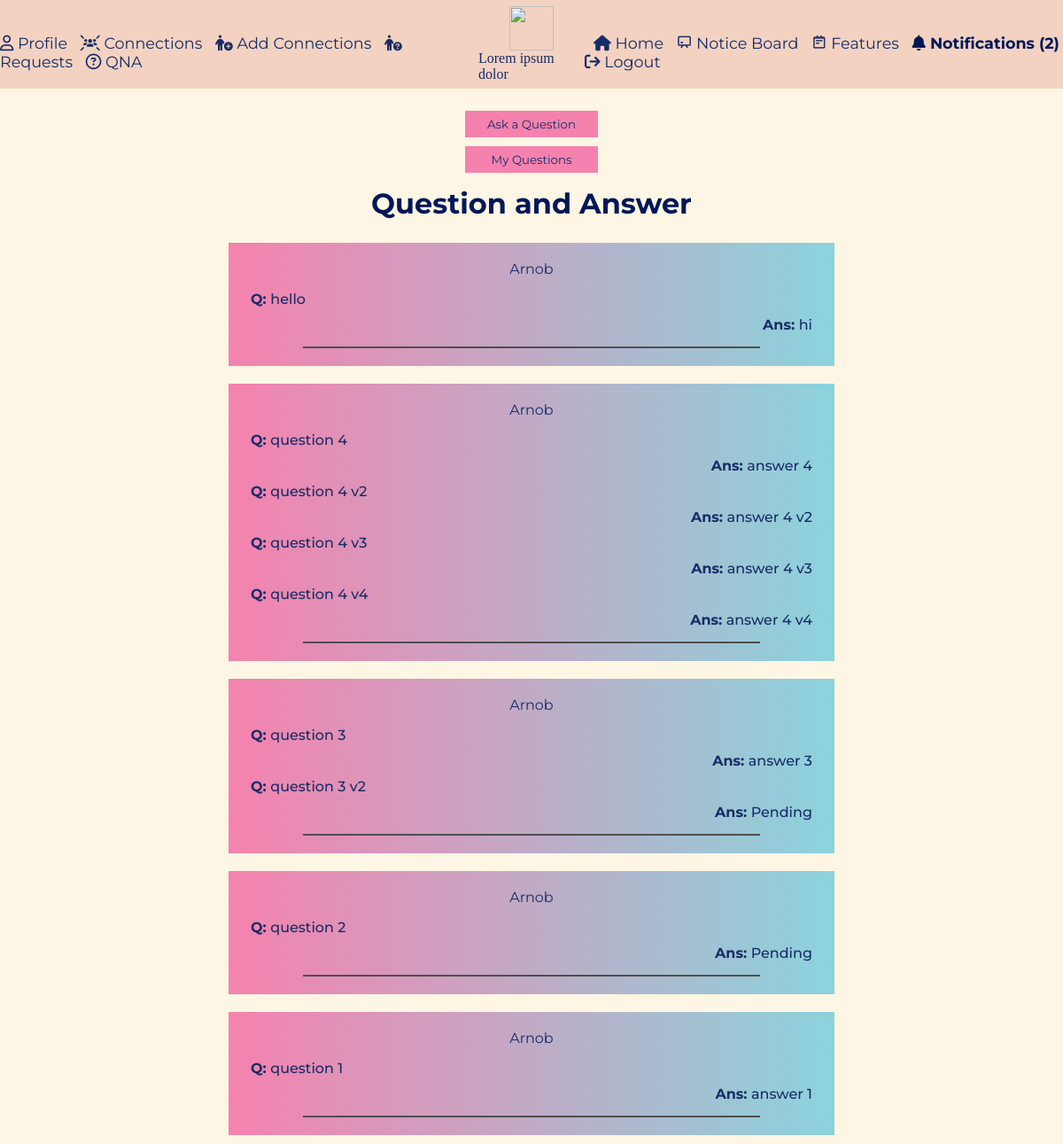
The app's page /qna/all (signed in) with its own data.
### models/qna.py (models this page shows, shortened)
class QNA(db.Model):
    id = db.Column(db.Integer, primary_key=True)
    questions = db.Column(db.PickleType)
    answers = db.Column(db.PickleType)
    picture_path = db.Column(db.PickleType)
    audio_path = db.Column(db.PickleType)
    student_username = db.Column(db.String)
    status = db.Column(db.String)
    @staticmethod
    def all_questions():
        if current_user.job.lower() == "teacher":
            all_questions = (QNA.query.with_entities(QNA.questions, QNA.answers, QNA.id, QNA.student_username)
                             .filter_by(status="Pending").all())
        else:
            all_questions = QNA.query.with_entities(QNA.questions, QNA.answers, QNA.id, QNA.student_username).all()
        sorted_all_questions = []
        for questions in all_questions:
            qna = dict(zip_longest(questions[0], questions[1], fillvalue="Pending"))
            sorted_all_questions.append([qna, questions[2], questions[3]])
        sorted_all_questions.reverse()
        return sorted_all_questions

### resources/qna.py (the view, shortened to what this page needs)
class Question(Resource):
    @login_required
    def get(self, variable):
        if variable.lower() == "all":
            all_questions = QNA.all_questions()
            return make_response(render_template("qna.html", all_questions=all_questions,
                                                 notify=Notifications.pending()))
        elif variable.lower() == "new_question":
            return make_response(render_template("ask_question.html", notify=Notifications.pending()))
        elif variable.lower() == "my_questions":
            my_questions = QNA.my_questions()
            return make_response(render_template("qna.html", all_questions=my_questions,
                                                 notify=Notifications.pending()))
        else:
            flash("Error happened. Please try again")
            return make_response(render_template("message.html"))

### app.py (called while the page is built)
@login_manager.user_loader
def user_loader(user_id):
    return Users.query.get(int(user_id))

### models/notifications.py (called while the page is built)
    @staticmethod
    def pending():
        if current_user.is_authenticated:
            notifications = Notifications.query.filter_by(receiver=current_user.username, status="pending").count()
            return notifications
        else:
            return None

### templates/qna.html (shortened to what this page needs)
{% extends "base.html" %}
    {% block style %}
        <link rel="stylesheet" type="text/css" href="{{ url_for('static', filename='styles/qna.css') }}">
    {% endblock %}
{% block content %}
<body>
    <div class="content">
        <div class="container">
            {% if current_user.is_authenticated %}
                {% if current_user.job.lower() == 'student' %}
                    <a href="{{url_for('question', variable='new_question')}}"> <button id="button"> Ask a Question </button></a>
                    <a href="{{url_for('question', variable='my_questions')}}"> <button id="button"> My Questions </button></a>
                {% endif %}
                <h1> Question and Answer </h1>
                {% for item in all_questions %}
                    <a href="{{url_for('answer', question_id=item[1] )}}">
                        <div class="card">
                            <div id="name"> {{ item[2].capitalize() }} </div>
                            {% for question, answer in item[0].items() %}
                                <div class="question">
                                    <b>Q: </b> {{question}}
                                </div>
                                <div class="answer">
                                    <b>Ans: </b> {{answer}}
                                </div>
                            {% endfor %}
                            <hr>
                        </div>
                    </a>
                {% endfor %}
            {% endif %}
        </div>
    </div>
</body>
{% endblock %}

### static/styles/base.css (style rules this page uses)
* { font-family: "montserrat", sans-serif; margin: 0; padding: 0; box-sizing: border-box; color: var(--text-color); }
:root { --bg-color: #fef6e4; --text-color: #172c66; --highligh-color: #001858; --container-color: #8bd3dd; --secondary-color: #f582ae; --navbar-color: #f3d2c1; --notification-color: red; }
body { background-color: var(--bg-color); }
#button { width: 100%; max-width: 150px; height: 30px; background-color: var(--secondary-color); border: none; border-radius: 1%; padding: 0 10px 0 10px; margin: 10px; transition: font-weight 0.2s ease-in-out; }

### static/styles/qna.css (style rules this page uses)
* { font-family: "montserrat", sans-serif; margin: 0; padding: 0; box-sizing: border-box; color: var(--text-color); }
:root { --bg-color: #fef6e4; --text-color: #172c66; --highlight-color: #001858; --container-color: #8bd3dd; --secondary-color: #f582ae; --navbar-color: #f3d2c1; }
.content { display: flex; justify-content: center; width: 100%; }
.container { display: flex; flex-direction: column; justify-content: center; align-items: center; width: 60%; margin-top: 20px; }
.card { display: flex; flex-direction: column; justify-content: center; align-items: center; width: 95%; padding: 20px; margin: 10px 0 10px 0; text-align: center; background: var(--secondary-color); background: linear-gradient(to right, var(--secondary-color), var(--container-color)); }
.question { width: 100%; padding: 5px; font-weight: 500; text-align: left; }
.answer { width: 100%; padding: 5px; font-weight: 500; text-align: right; }
.container h1 { color: var(--highlight-color); margin: 10px 0 15px; }
.container a { width: 100%; display: flex; justify-content: center; text-decoration: none; }
.card hr { background-color: #4f4f4f; width: 80%; height: 2px; border: none; border-radius: 5%; margin-top: 10px; }
.card #name { margin-bottom: 10px; }
#button { width: 100%; height: 30px; background-color: var(--secondary-color); border: none; border-radius: 1%; padding: 0 10px 0 10px; margin: 5px; transition: font-weight 0.2s ease-in-out; }

### records on screen
QNA: student_username "Arnob", 0 "hello", 0 "hi"
QNA: student_username "Arnob", 0 "question 4" "question 4 v2" "question 4 v3" "question 4 v4", 0 "answer 4" "answer 4 v2" "answer 4 v3" "answer 4 v4"
QNA: student_username "Arnob", 0 "question 3" "question 3 v2", 0 "answer 3" "Pending"
QNA: student_username "Arnob", 0 "question 2", 0 "Pending"
QNA: student_username "Arnob", 0 "question 1", 0 "answer 1"

### other values on screen
{{ notify }} "2"
